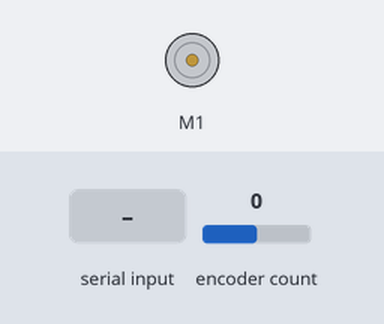
This sketch was run on a simulated Arduino Uno, built with avr-gcc and run on an emulated ATmega328P. Shown: DC motor (green arrow = forward, orange = backward, longer = faster). Inputs (shaded band) come from the test bench; at power-on: encoder count 0. What the sketch prints to the serial monitor is not drawn.

Above: at 1.3 s.
1.4 s: "90,45\n" received over Serial
At 2.8 s:
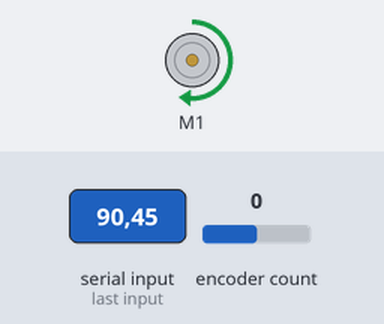
4.4 s: "30,150\n" received over Serial
At 5.9 s:
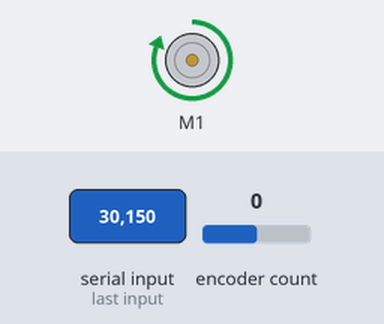
Timing chart, 0 to 7.4 s (numbered marks = the images above; inputs shaded):
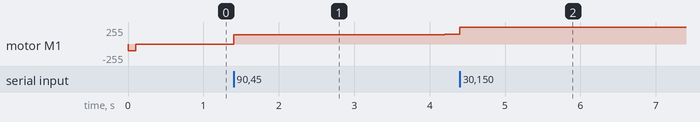

The sketch:

AFMS-Encoder-PID.ino
```cpp
/* Linear control of a DC motor
 *
 *
 * Pinout:
 *
 * I2C@0x60 -> Adafruit Motorshield v2
 * P18 -> Optical encoder input A
 * P14 -> Optical encoder input B
 */

#define DEBUG_VERBOSE	0

#include <Wire.h>
#include <Adafruit_MotorShield.h>
#include <Encoder.h>
#include <PID_v1.h>
#include <PID_AutoTune_v0.h>

const int adaMotor = 1;
const int pinEncoderA = 18;
const int pinEncoderB = 14;

const int pwmMinimum = 50;
const int pwmMaximum = 255;

int dir = -1;
int neg = 0;
long posMotorPast;
long posMotorFuture;
long posMotorDelta;
int rateMotor = 0;

Adafruit_MotorShield motorAFMS = Adafruit_MotorShield();

Adafruit_DCMotor *motorM1 = motorAFMS.getMotor(1);

Encoder encMotor(pinEncoderA, pinEncoderB);

double pidM1Desired, pidM1Input, pidM1Output;

const double pidKpM1 = 0.0100;
const double pidKiM1 = 0.0001;
const double pidKdM1 = 0.0001;
PID pidM1(&pidM1Input, &pidM1Output, &pidM1Desired, pidKpM1, pidKiM1, pidKdM1, DIRECT);
PID_ATune pidATuneM1(&pidM1Input, &pidM1Output);

void motor_home(Adafruit_DCMotor *m, Encoder *e)
{
	long pos, pos_new;

	// Home the motor
	motorM1->setSpeed(pwmMinimum+(pwmMaximum-pwmMinimum)/4);
	motorM1->run(BACKWARD);

	// Find the minimum position
	pos_new = e->read();
	do {
		pos = pos_new;
		delay(100);
		pos_new = e->read();
	} while (pos_new != pos);

	motorM1->setSpeed(0);
	motorM1->run(RELEASE);

	pidM1Desired = 0;
	pidM1Input = 0;
	pidM1Output = 0;
	e->write(0);

	posMotorPast = 0;
	posMotorFuture = 0;
	posMotorDelta = 0;
}

bool tuned;

void setup() {
	Serial.begin(115200);

	motorAFMS.begin();
	motorM1->setSpeed(0);
	motorM1->run(RELEASE);

	pinMode(pinEncoderA, INPUT);
	pinMode(pinEncoderB, INPUT);

	motor_home(motorM1, &encMotor);

	/* Initialize the PID */
	pidM1.SetOutputLimits(-(pwmMaximum-pwmMinimum), (pwmMaximum-pwmMinimum));
	pidM1.SetMode(AUTOMATIC);

	pidATuneM1.SetOutputStep(10);

	tuned = true;

	/* Get a direction */
	Serial.print("Steps: ");
}

bool readNextPosition() {
	if (Serial.available()) {
		int c = Serial.read();
		if (c == '\r' || c == '\n') {
			if (dir >= 0) {
				/* Go there */
				dir *= (neg ? -1 : 1);
				Serial.print("\r\nGo: "); Serial.print(dir); Serial.print("\r\n");
				posMotorDelta = dir;
				posMotorFuture += posMotorDelta;
			}

			/* Get a direction */
			Serial.print("\r\nSteps: ");

			dir = -1;
			neg = 0;
		} else if (c == '-' && neg == 0 && dir < 0) {
				neg = 1;
			Serial.write(c);
		} else if (c >= '0' && c <= '9') {
			if (dir < 0)
				dir = 0;
			dir *= 10;
			dir += (c - '0');
			Serial.write(c);
		} else if (c == '\b') {
			Serial.print("\b \b\b");
		} else {
			Serial.write('\a');
			Serial.print("BEEP[");
			Serial.print(c);
			Serial.print("] dir=");
			Serial.print(dir);
			Serial.print(", neg=");
			Serial.print(neg);
			Serial.print("\r\n");
		}
		return true;
	}

	return false;
}

void loop() {
	long posMotorNow = encMotor.read();
	bool delta;

	if (readNextPosition())
		return;

	pidM1Desired= posMotorFuture;
	pidM1Input = posMotorNow;

	if (!tuned) {
		delta = (pidATuneM1.Runtime() == 0);
		tuned = !delta;
		if (tuned) {
			Serial.print("Kp=");Serial.print(pidATuneM1.GetKp()*1000);
			Serial.print("Ki=");Serial.print(pidATuneM1.GetKi()*1000);
			Serial.print("Kd=");Serial.println(pidATuneM1.GetKd()*1000);
			pidM1.SetTunings(pidATuneM1.GetKp(),
					 pidATuneM1.GetKi(),
					 pidATuneM1.GetKd());
			pidM1.SetControllerDirection(DIRECT);
			motorM1->run(RELEASE);
			for (;;);
		}
	} else {
		delta = pidM1.Compute();
	}

	if (delta) {
//Serial.print("input=");Serial.print(pidM1Input);
//Serial.print(", desired=");Serial.print(pidM1Desired);
//Serial.print(", output=");Serial.println(pidM1Output);
		if (pidM1Output == 0) {
			motorM1->run(RELEASE);
		} else if (pidM1Output < 0) {
			motorM1->setSpeed(-pidM1Output + pwmMinimum);
			motorM1->run(BACKWARD);
		} else {
			motorM1->setSpeed(pidM1Output + pwmMinimum);
			motorM1->run(FORWARD);
		}
	}
}
```

Measured:
- after the input at 1.4 s, motor M1: stopped → forward 140/255 at once, → forward 141/255 0.60 s later, → forward 142/255 1.1 s later, → forward 143/255 1.1 s later
